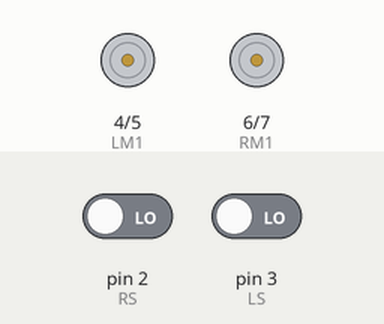
Recording of a sketch running on a simulated Arduino Uno, built with avr-gcc and run on an emulated ATmega328P. On the bench: motor-driver pin pairs drawn as motors (green arrow = first pin HIGH = forward, orange = second pin HIGH = backward, longer = more drive). The test bench sets the inputs (shaded band); at power-on: pin 2 (RS) LOW, pin 3 (LS) LOW.

Above: at 1.2 s.
1.3 s: pin 2 (RS) driven HIGH
At 2.5 s:
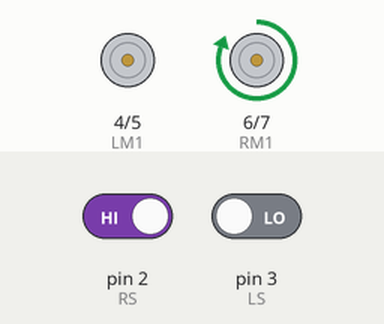
2.8 s: pin 3 (LS) driven HIGH
At 3.8 s:
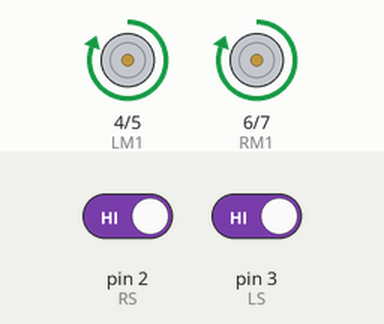
4.3 s: pin 2 (RS) driven LOW
At 4.9 s:
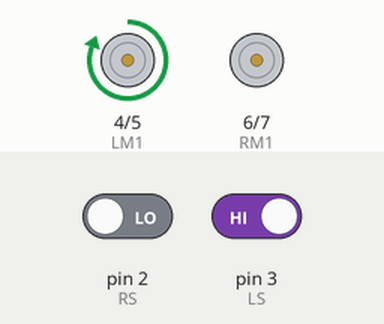
5.8 s: pin 3 (LS) driven LOW
At 6.1 s:
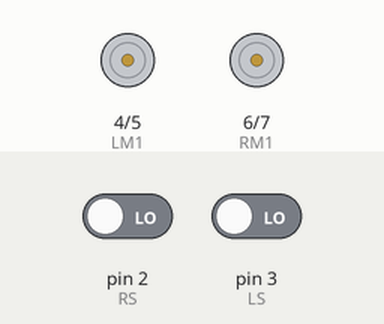
Timing chart, 0 to 8.3 s (numbered marks = the images above; inputs shaded):
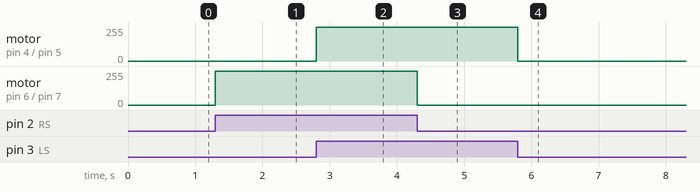

Measured:
- after the input at 1.3 s, motor on pin 6 (RM1) / pin 7 (RM2): stopped → forward 255/255 at once
- after the input at 2.8 s, motor on pin 4 (LM1) / pin 5 (LM2): stopped → forward 255/255 at once
- after the input at 4.3 s, motor on pin 6 (RM1) / pin 7 (RM2): forward 255/255 → stopped at once
- after the input at 5.8 s, motor on pin 4 (LM1) / pin 5 (LM2): forward 255/255 → stopped at once

The sketch:

sketch_mar26a.ino
```cpp
int RS=2;
int LS=3;
int LM1=4;
int LM2=5;
int RM1=6;
int RM2=7;

void setup() {
  pinMode(LM1,OUTPUT);
  pinMode(LM2,OUTPUT);
  pinMode(RM1,OUTPUT);
  pinMode(RM2,OUTPUT);
  pinMode(RS,INPUT) ;
  pinMode(LS,INPUT) ;
}

void loop() {
   if(digitalRead(LS) && digitalRead(RS))     //FOrward
  {
    digitalWrite(LM1, HIGH);
    digitalWrite(LM2, LOW);
    digitalWrite(RM1, HIGH);
    digitalWrite(RM2, LOW);
  }

  if(!(digitalRead(LS)) && digitalRead(RS))     //right
  {
    digitalWrite(LM1, LOW);
    digitalWrite(LM2, LOW);
    digitalWrite(RM1, HIGH);
    digitalWrite(RM2, LOW);
  }

  if(digitalRead(LS) && !(digitalRead(RS)))     //left
  {
    digitalWrite(LM1, HIGH);
    digitalWrite(LM2, LOW);
    digitalWrite(RM1, LOW);
    digitalWrite(RM2, LOW);
  }

  if(!(digitalRead(LS)) && !(digitalRead(RS)))     //stop
  {
    digitalWrite(LM1, LOW);
    digitalWrite(LM2, LOW);
    digitalWrite(RM1, LOW);
    digitalWrite(RM2, LOW);
  }
}
```
